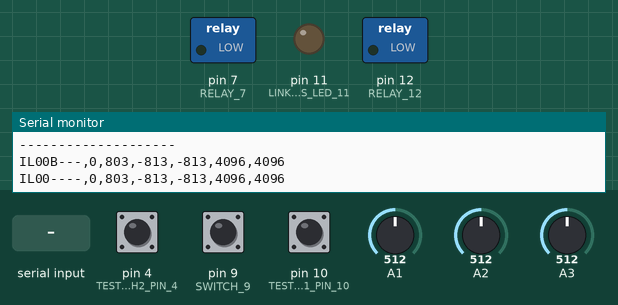
A sketch run on a simulated Arduino Uno, built with avr-gcc and run on an emulated ATmega328P. Shown: switched loads named in the sketch (green lamp = pin HIGH), output pins drawn as LEDs (lit = HIGH), the last lines printed to the serial monitor. Inputs (shaded band) come from the test bench; at power-on: pin 9 (SWITCH_9) HIGH, pin 4 (TEST_SWITCH2_PIN_4) HIGH, pin 10 (TEST_SWITCH1_PIN_10) HIGH, A1 = 512, A2 = 512, A3 = 512. Pins used as bus, display or sensor lines are not drawn.

Above: at 1.4 s.
1.5 s: pin 9 (SWITCH_9) pulled LOW for 0.15 s
At 2.1 s:
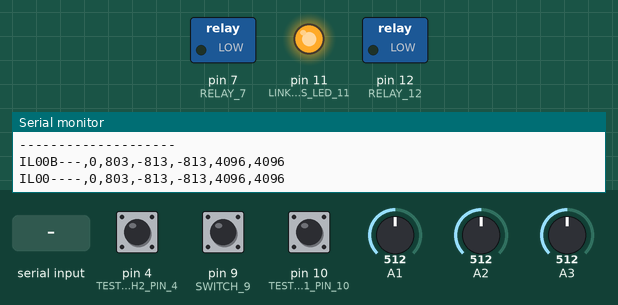
3.1 s: "D" received over Serial
At 4.3 s:
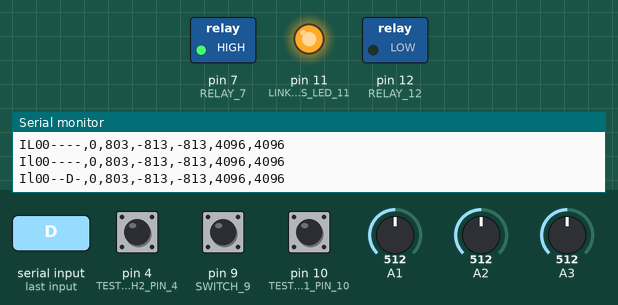
4.6 s: "L" received over Serial
At 5.7 s:
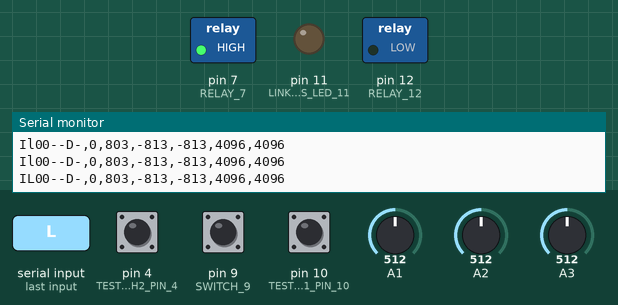
6.1 s: "C" received over Serial
At 6.8 s:
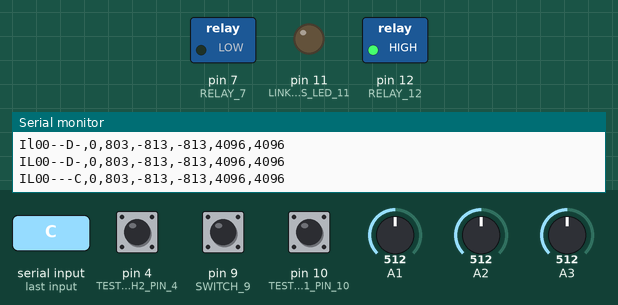
7.6 s: "K" received over Serial
At 7.9 s:
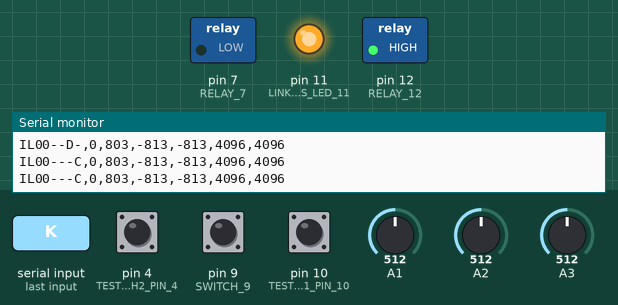
9.1 s: pin 9 (SWITCH_9) pulled LOW for 1 s
At 10.3 s:
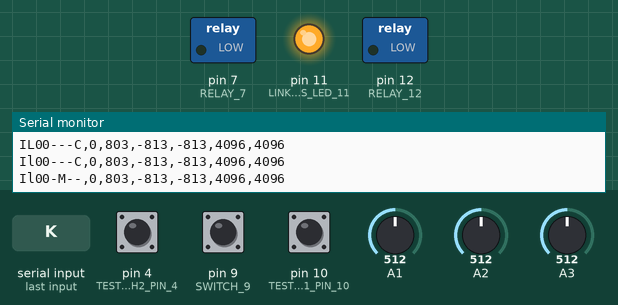
Timing chart, 0 to 12.1 s (numbered marks = the images above; inputs shaded):
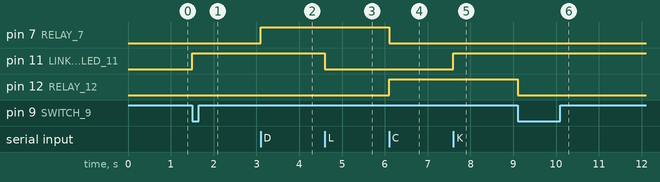

The sketch:

BatChgTester202305_CLI.ino
```cpp
 /*  Battery and Charger tester Service on Arduino with Command Line Interface
        receive 'G' or push button to do test sequence
*/

//#include <Servo.h>

//Servo myservo;  // create servo object to control a servo
// twelve servo objects can be created on most boards

int pos = 0;    // variable to store the servo position
const int LINK_STATUS_LED_11 = 11;
const int TEST_SWITCH1_PIN_10      = 10;
const int TEST_SWITCH2_PIN_4      = 4;
const int HC05_POWER_LOW_ON_8    = 8;
const int RELAY_7                = 7;
const int SWITCH_9               = 9;
const int RELAY_12               =12;

void setLEDon(void) { digitalWrite( LINK_STATUS_LED_11, LOW); }
void setLEDoff(void){ digitalWrite( LINK_STATUS_LED_11, HIGH); }
bool isLEDon(void){ digitalRead( LINK_STATUS_LED_11); }
void blink(void) {
  setLEDon();
  delay(500);
  setLEDoff();
}
void setDrainOn(void)   { digitalWrite(RELAY_12, LOW); digitalWrite(RELAY_7, HIGH);   } // discharge
void setChargeOn(void)   { digitalWrite(RELAY_7, LOW); digitalWrite(RELAY_12, HIGH);  } // charge
void setRelaysOff(void)  { digitalWrite(RELAY_12, LOW); digitalWrite(RELAY_7, LOW); } // idle

void buzzerOff(void)  { digitalWrite( HC05_POWER_LOW_ON_8, HIGH); } // make sure the buzzer starts out off
void buzzerOn(void)   { digitalWrite( HC05_POWER_LOW_ON_8, LOW);  }

// power on
bool buzzed;
void buzz(){
  buzzerOn();
  delay(200);
  buzzerOff();
  buzzed = true;
}

/////////////////////////////////////////////////////////////////////////////////////
unsigned long nexttick;
void setup() {
  // initialize serial communications at 9600 bps:
  Serial.begin(9600);

  //myservo.attach(3);  // attaches the servo on pin 9 to the servo object
  pinMode(LINK_STATUS_LED_11, OUTPUT);
  digitalWrite( LINK_STATUS_LED_11, HIGH);
  pinMode( TEST_SWITCH1_PIN_10, INPUT_PULLUP);
  pinMode( TEST_SWITCH2_PIN_4, INPUT_PULLUP);
  digitalWrite( HC05_POWER_LOW_ON_8, HIGH);  // make sure the buzzer starts out off
  pinMode(HC05_POWER_LOW_ON_8, OUTPUT);  //  pin 8 used to buzzer
  pinMode( SWITCH_9, INPUT_PULLUP);
  setRelaysOff();                       // 7 , 12 off before configuring
  pinMode(RELAY_7, OUTPUT);
  pinMode(RELAY_12, OUTPUT);
  pinMode(RELAY_12, OUTPUT);
  pinMode(RELAY_12, OUTPUT);
  nexttick = millis();
  Serial.println("--------------------");
  setLEDon();
  buzz();
  }

//int index, battvolt, battaccum, lowvoltlimit;
int currentnow;   //, currentdifVolt, currentdifV, current, curaccumraw, currentprev;
long currentaccumleft,currentaccumright; //,currentfilt;
const long dacscale = 1606;
const int currentrawoffset = 1068;
const long curdacscale = 6239;

int index, battvolt, battaccum, lowvoltlimit, currentdifVolt, currentdifV, current, curaccumraw, currentprev;
// currentvolt,
char state[9];
//int dacscale = 1651;
//int testlength; // in intervals
void showBATTvolt()
{
  long int accum = 0;
  int max = 0;
  int min = 1024;

  // Batt volts
  analogRead(A1); // throw away first one
  for (int i=0;i<10;i++) {
    delay(5);
    int raw = analogRead(A1);
    accum += raw;
    if (raw>max)
      max = raw;
    if(raw<min)
      min = raw;
  }
  accum -= max;  //ignore largest one
  accum -= min;  //ignore smallest one
  battvolt = (accum*dacscale)/(1024*8);
  battaccum = accum;

  // Batt left current volts
  accum = 0;
  max = 0;
  min = 1024;
  analogRead(A2); // throw away first one
  for (int i=0;i<10;i++) {
    delay(5);
    int raw = analogRead(A2);
    accum += raw;
    if (raw>max)
      max = raw;
    if(raw<min)
      min = raw;
  }
  accum -= max;  //ignore largest one
  accum -= min;  //ignore smallest one
  currentaccumleft = accum; // temp store left accum

  // Batt right current volts
  accum = 0;
  max = 0;
  min = 1024;
  analogRead(A3); // throw away first one
  for (int i=0;i<10;i++) {
    delay(5);
    int raw = analogRead(A3);
    accum += raw;
    if (raw>max)
      max = raw;
    if(raw<min)
      min = raw;
  }
  accum -= max;  //ignore largest one
  accum -= min;  //ignore smallest one
  currentaccumright = accum;
  curaccumraw = (currentaccumleft - currentaccumright) + currentrawoffset;
  curaccumraw = ((curaccumraw*curdacscale)/(1024*8)); //
  //currentfilt = (currentfilt-(currentfilt/8))+curaccumraw;
  currentnow = -curaccumraw; //currentfilt/8;

  int temp = currentnow-currentprev;
  if ( abs(temp)>2 )     // filter out 1 bit changes
    {
    current = currentnow;
    //currentfilt = curaccumraw*8;
    }
  else if ( temp == 2)
    current = currentnow - 1;
  else if ( temp == -2)
    current = currentnow + 1;
  else
    current = currentprev;
  currentprev = current;


  // curaccumraw = (((abs(accum-battaccum+2))*214)/1024)-2;   // in tenths of an amp
  // if ( abs(currentprev-curaccumraw)>1 )     // filter out 1 bit changes
  //   current = curaccumraw;
  // else
  //   current = currentprev;
  // if (current < 0)
  //   current = 0;
  // currentprev = current;

  state[0] = (index==0)?'I':'R';
  state[1] = (digitalRead(LINK_STATUS_LED_11))?'l':'L';
  state[2] = (digitalRead(TEST_SWITCH1_PIN_10))?'0':'1';
  state[3] = (digitalRead(TEST_SWITCH2_PIN_4))?'0':'2';
  state[4] = (buzzed)?'B':'-';  buzzed = false;
  state[5] = (digitalRead(SWITCH_9))?'-':'M';
  state[6] = (digitalRead(RELAY_7 ))?'D':'-';
  state[7] = (digitalRead(RELAY_12))?'C':'-';
  state[8] = 0;

  Serial.print(state);
  Serial.print(",");
  Serial.print(index);
  Serial.print(",");
  Serial.print(battvolt);
  Serial.print(",");
  Serial.print(current);
  Serial.print(",");
  Serial.print(currentnow);
  Serial.print(",");
  Serial.print(accum);
  Serial.print(",");
  Serial.print(battaccum);
  Serial.println("");
  if (index) index += 1;
  //
}

void doReset(void) {
  setLEDoff();
  setRelaysOff();
  buzzerOff();
  index = 0;
}
/////////////////////////////////////////////////////////////////////
//#define wait(A) {int i=0; while(i<A){delay(100);i+=100;if ( !digitalRead( SWITCH_9)){Serial.println("");return;}}}

void loop() {
  if(millis() >= nexttick) {
    nexttick = millis() + 1000;
    showBATTvolt();
  }
  if ( !digitalRead( SWITCH_9) ) {
    doReset();
  }
  while( Serial.available())
    switch( toupper(Serial.read()) ) {
      case 'I': doReset();
        break;
      case 'G': index = 1;
        break;
      case 'L': setLEDon();
        break;
      case 'K': setLEDoff();
        break;
      case 'D': setDrainOn();
        break;
      case 'C': setChargeOn();
        break;
      case '-': setRelaysOff();
        break;
      case 'B': buzz();
        break;
      case 'H': buzz();
      case '?': buzz();
        Serial.println("CMDs:Go,Interrupt,L/K LED on/off,Drain,Charge,-Drain&Charge off,Buzz");
        Serial.println("Stat:Idle/Running,L/l led on/off,DIP 1/2,Buzzed,Microswitch,Drain,Charge");
    }
  }
```

Measured:
- after the input at 1.5 s, pin 11 (LINK_STATUS_LED_11): LOW → HIGH at once
- after the input at 3.1 s, pin 7 (RELAY_7): LOW → HIGH at once
- after the input at 4.6 s, pin 11 (LINK_STATUS_LED_11): HIGH → LOW at once
- after the input at 6.1 s, pin 7 (RELAY_7): HIGH → LOW at once; pin 12 (RELAY_12): LOW → HIGH at once
- after the input at 7.6 s, pin 11 (LINK_STATUS_LED_11): LOW → HIGH at once
- after the input at 9.1 s, pin 12 (RELAY_12): HIGH → LOW at once
